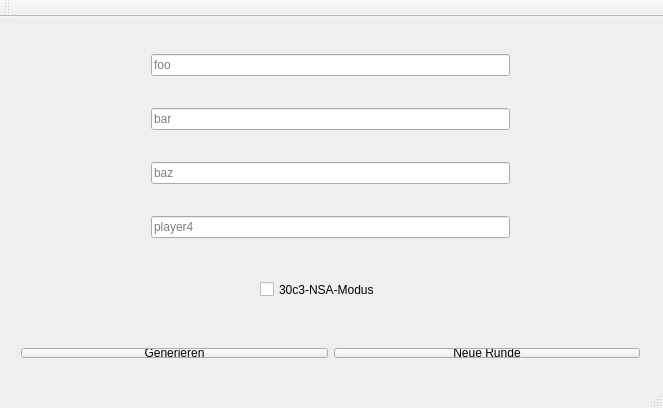
<?xml version="1.0" encoding="UTF-8"?>
<ui version="4.0">
 <class>MainWindow</class>
 <widget class="QMainWindow" name="MainWindow">
  <property name="geometry">
   <rect>
    <x>0</x>
    <y>0</y>
    <width>663</width>
    <height>408</height>
   </rect>
  </property>
  <property name="windowTitle">
   <string>Hacker Jeopardy Zufallsgenerator</string>
  </property>
  <property name="tabShape">
   <enum>QTabWidget::Rounded</enum>
  </property>
  <widget class="QWidget" name="centralWidget">
   <widget class="QWidget" name="horizontalLayoutWidget">
    <property name="geometry">
     <rect>
      <x>10</x>
      <y>320</y>
      <width>641</width>
      <height>32</height>
     </rect>
    </property>
    <layout class="QHBoxLayout" name="horizontalLayout">
     <item>
      <widget class="QPushButton" name="generate">
       <property name="text">
        <string>Generieren</string>
       </property>
      </widget>
     </item>
     <item>
      <widget class="QPushButton" name="newRound">
       <property name="text">
        <string>Neue Runde</string>
       </property>
      </widget>
     </item>
    </layout>
   </widget>
   <widget class="QWidget" name="verticalLayoutWidget">
    <property name="geometry">
     <rect>
      <x>140</x>
      <y>0</y>
      <width>381</width>
      <height>261</height>
     </rect>
    </property>
    <layout class="QVBoxLayout" name="verticalLayout">
     <item>
      <widget class="QLineEdit" name="lineEdit_1">
       <property name="placeholderText">
        <string>foo</string>
       </property>
      </widget>
     </item>
     <item>
      <widget class="QLineEdit" name="lineEdit_2">
       <property name="placeholderText">
        <string>bar</string>
       </property>
      </widget>
     </item>
     <item>
      <widget class="QLineEdit" name="lineEdit_3">
       <property name="placeholderText">
        <string>baz</string>
       </property>
      </widget>
     </item>
     <item>
      <widget class="QLineEdit" name="lineEdit_4">
       <property name="placeholderText">
        <string>player4</string>
       </property>
      </widget>
     </item>
    </layout>
   </widget>
   <widget class="QCheckBox" name="checkBox">
    <property name="geometry">
     <rect>
      <x>260</x>
      <y>260</y>
      <width>151</width>
      <height>25</height>
     </rect>
    </property>
    <property name="text">
     <string>30c3-NSA-Modus</string>
    </property>
   </widget>
  </widget>
  <widget class="QToolBar" name="mainToolBar">
   <attribute name="toolBarArea">
    <enum>TopToolBarArea</enum>
   </attribute>
   <attribute name="toolBarBreak">
    <bool>false</bool>
   </attribute>
  </widget>
  <widget class="QStatusBar" name="statusBar"/>
 </widget>
 <layoutdefault spacing="6" margin="11"/>
 <resources/>
 <connections/>
</ui>
